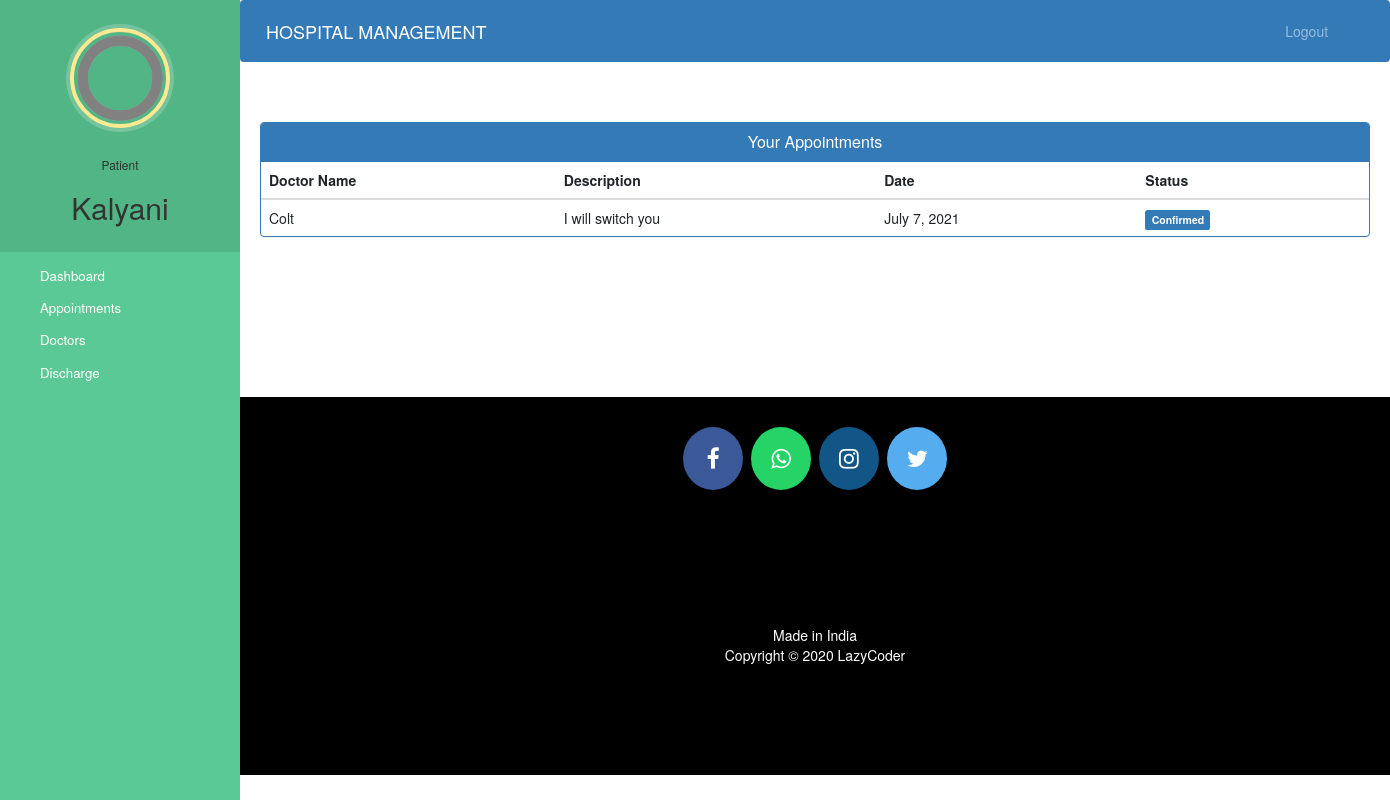
Page /patient-view-appointment (signed in) on the committed database.
### hospital/models.py (models this page shows, shortened)
class Patient(models.Model):
    user=models.OneToOneField(User,on_delete=models.CASCADE)
    profile_pic= models.ImageField(upload_to='profile_pic/PatientProfilePic/',null=True,blank=True)
    address = models.CharField(max_length=40)
    mobile = models.CharField(max_length=20,null=False)
    symptoms = models.CharField(max_length=100,null=False)
    assignedDoctorId = models.PositiveIntegerField(null=True)
    admitDate=models.DateField(auto_now=True)
    status=models.BooleanField(default=False)

class Appointment(models.Model):
    patientId=models.PositiveIntegerField(null=True)
    doctorId=models.PositiveIntegerField(null=True)
    patientName=models.CharField(max_length=40,null=True)
    doctorName=models.CharField(max_length=40,null=True)
    appointmentDate=models.DateField(auto_now=True)
    description=models.TextField(max_length=500)
    status=models.BooleanField(default=False)

### hospital/views.py (the view)
# urls.py: path('patient-view-appointment', views.patient_view_appointment_view,name='patient-view-appointment'),
@login_required(login_url='patientlogin')
@user_passes_test(is_patient)
def patient_view_appointment_view(request):
    patient=models.Patient.objects.get(user_id=request.user.id) #for profile picture of patient in sidebar
    appointments=models.Appointment.objects.all().filter(patientId=request.user.id)
    return render(request,'hospital/patient_view_appointment.html',{'appointments':appointments,'patient':patient})

### hospital/views.py (called while the page is built)
def is_patient(user):
    return user.groups.filter(name='PATIENT').exists()

### templates/hospital/patient_view_appointment.html (shortened to what this page needs)
{% extends 'hospital/patient_base.html' %}
{% block content %}
<head>
  <link href="//netdna.bootstrapcdn.com/bootstrap/3.0.0/css/bootstrap.min.css" rel="stylesheet" id="bootstrap-css">
</head>
<div class="container">
  <div class="panel panel-primary">
    <div class="panel-heading">
      <h6 class="panel-title">Your Appointments</h6>
    </div>
    <table class="table table-hover" id="dev-table">
      <thead>
        <tr>
          <th>Doctor Name</th>
          <th>Description</th>
          <th>Date</th>
          <th>Status</th>
        </tr>
      </thead>
      {% for a in appointments %}
      <tr>
        <td> {{a.doctorName}}</td>
        <td>{{a.description}}</td>
        <td>{{a.appointmentDate}}</td>
        {%if a.status%}
        <td> <span class="label label-primary">Confirmed</span></td>
        {% else %}
        <td> <span class="label label-success">Pending</span></td>
        {% endif %}
      </tr>
      {% endfor %}
    </table>
  </div>
</div>
{% endblock content %}

### templates/hospital/patient_base.html (shortened to what this page needs)
<!DOCTYPE html>
{% load static %}
<html lang="en">
<head>
  <link rel="stylesheet" href="https://stackpath.bootstrapcdn.com/bootstrap/4.3.1/css/bootstrap.min.css">
  <link rel="stylesheet" href="https://maxcdn.bootstrapcdn.com/font-awesome/4.7.0/css/font-awesome.min.css">
</head>
<body>
  <nav class="menu" tabindex="0">
    <header class="avatar">
      <img src="{% static patient.profile_pic.url %}" alt="Profile Pic" />
      <br><br>
      <h6>Patient</h6>
      <h2>{{request.user.first_name}}</h2>
    </header>
    <ul>
      <li tabindex="0" class="icon-dashboard"> <a style="color:white; text-decoration:none;" href="/patient-dashboard"><span>Dashboard</span></a> </li>
      <li tabindex="0" class="icon-calendar"> <a style="color:white; text-decoration:none;" href="/patient-appointment"><span>Appointments</span></a></li>
      <li tabindex="0" class="icon-users"> <a style="color:white; text-decoration:none;" href="/patient-view-doctor"><span>Doctors</span></a></li>
      <li tabindex="0" class="icon-users"> <a style="color:white; text-decoration:none;" href="/patient-discharge"><span>Discharge</span></a></li>
    </ul>
  </nav>
  <main>
    <div class="bs-example">
      <nav class="navbar navbar-expand-md  navbar-dark fixed-top" style="background:#337AB7;">
        <a href="/patient-dashboard" class="navbar-brand">HOSPITAL MANAGEMENT</a>
        <div class="collapse navbar-collapse justify-content-between" id="navbarCollapse">
          <div class="navbar-nav" style=" margin-left: 90%;">
            <a href="/logout" class="nav-item nav-link">Logout</a>
          </div>
        </div>
      </nav>
    </div>
    <br><br>
    {% block content %}
    {% endblock content %}
    <br><br><br><br><br><br><br>
    <footer>
      <p>
        <a id="ftr" href="https://facebook.com/sumit.luv/" class="fa fa-facebook"></a>
        <a id="ftr" href="https://api.whatsapp.com/send?phone=919572181024&text=Hello%20Sumit.%0d%0aHow%20are%20you%20%3f%0d%0aI%20came%20from%20your%20website.&source=&data=#" class="fa fa-whatsapp"></a>
        <a id="ftr" href="https://instagram.com/sumit.luv" class="fa fa-instagram"></a>
        <a id="ftr" href="https://twitter.com/sumitkumar1503" class="fa fa-twitter"></a>
      </p>
      <br>
      <div class="container">
        <div class="row">
          <div class="col-md-12 col-sm-12">
            <div style="color:#ffffff;" class="wow fadeInUp footer-copyright">
              <p>Made in India <br>
                Copyright &copy; 2020 LazyCoder </p>
            </div>
          </div>
        </div>
      </div>
    </footer>
  </main>
</body>
</html>

### templates/hospital/patient_base.html (style rules this page uses)
a:link { text-decoration: none; }
a { color: white; }
footer { padding: 0px 0px 0px 0px; background-color: black; margin: 0px; }
#ftr { padding: 20px; }
.fa { font-size: 23px; width: 60px; text-align: center; text-decoration: none; margin: 5px 2px; border-radius: 50%; }
.fa-facebook { background: #3B5998; color: white; margin-top: 30px; }
.fa-whatsapp { background: #25d366; color: white; }
.fa-twitter { background: #55ACEE; color: white; }
.fa-instagram { background: #125688; color: white; }
p { text-align: center; }
body { padding-left: 240px; }
main { position: relative; height: 100vh; }
.menu { background: #5bc995; height: 100vh; width: 240px; position: fixed; top: 0px; left: 0; z-index: 5; outline: none; }
.menu .avatar { background: rgba(0, 0, 0, 0.1); padding: 2em 0.5em; text-align: center; }
.menu .avatar img { width: 100px; border-radius: 50%; overflow: hidden; border: 4px solid #ffea92; box-shadow: 0 0 0 4px rgba(255, 255, 255, 0.2); }
.menu .avatar h2 { font-weight: normal; margin-bottom: 0; }
.menu ul { list-style: none; padding: 0.5em 0; margin: 0; }
.menu ul li { padding: 0.5em 1em 0.5em 3em; font-size: 0.95em; font-weight: regular; background-repeat: no-repeat; background-position: left 15px center; background-size: auto 20px; transition: all 0.15s linear; cursor: pointer; }
.menu ul li.icon-dashboard { background-image: url("http://www.entypo.com/images//gauge.svg"); }
.menu ul li.icon-users { background-image: url("http://www.entypo.com/images//users.svg"); }
.menu ul li.icon-calendar { background-image: url("http://www.entypo.com/images//calendar.svg"); }

### templates/hospital/patient_view_appointment.html (style rules this page uses)
a:link { text-decoration: none; }
h6 { text-align: center; }
.row { margin: 100px; }

### rows in the picture
Patient: profile_pic (picture)
Appointment: doctorName "Colt", description "I will switch you", appointmentDate "July 7, 2021", status "Confirmed"

### other values in the picture
{{ request.user.first_name }} "Kalyani"
